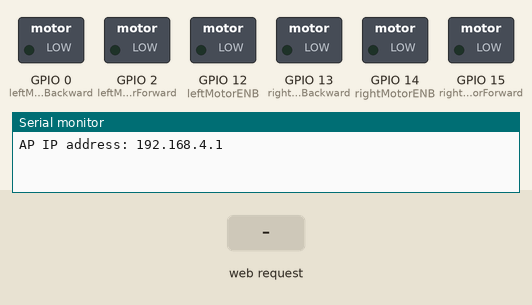
Simulated run of this sketch. Board: ESP8266 (NodeMCU). On the bench: switched loads named in the sketch (green lamp = pin HIGH), the last lines printed to the serial monitor. The inputs (shaded band) are chosen by the test bench.

Above: at 1.2 s.
1.3 s: HTTP request GET /?State=F received
At 2.5 s:
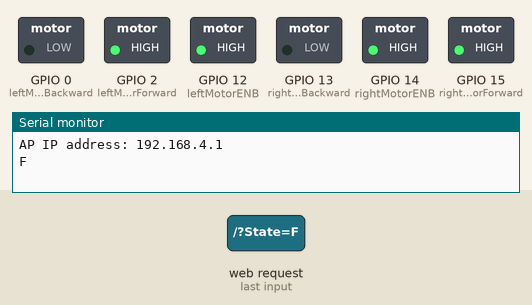
2.8 s: HTTP request GET /?State=B received
At 3.8 s:
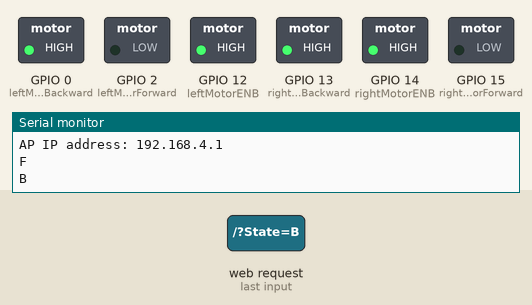
4.3 s: HTTP request GET /?State=R received
At 5.0 s:
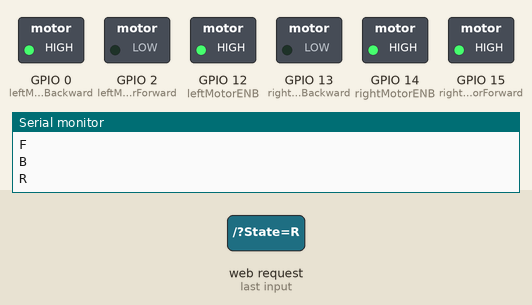
5.8 s: HTTP request GET /?State=L received
At 6.1 s:
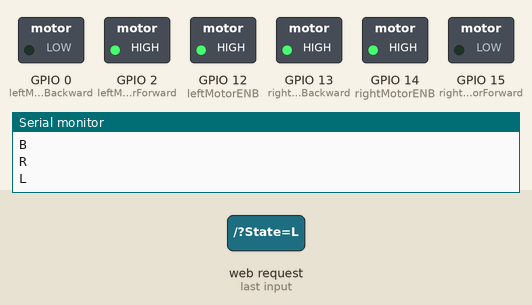
Timing chart, 0 to 8.3 s (numbered marks = the images above; inputs shaded):
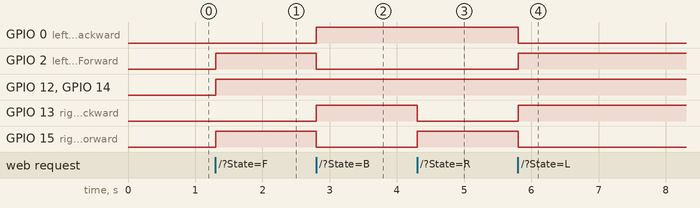

Measured:
- after the input at 1.3 s, GPIO 2 (leftMotorForward), GPIO 12 (leftMotorENB), GPIO 14 (rightMotorENB), GPIO 15 (rightMotorForward): LOW → HIGH at once
- after the input at 2.8 s, GPIO 0 (leftMotorBackward), GPIO 13 (rightMotorBackward): LOW → HIGH at once; GPIO 2 (leftMotorForward), GPIO 15 (rightMotorForward): HIGH → LOW at once
- after the input at 4.3 s, GPIO 13 (rightMotorBackward): HIGH → LOW at once; GPIO 15 (rightMotorForward): LOW → HIGH at once
- after the input at 5.8 s, GPIO 0 (leftMotorBackward), GPIO 15 (rightMotorForward): HIGH → LOW at once; GPIO 2 (leftMotorForward), GPIO 13 (rightMotorBackward): LOW → HIGH at once

The sketch:

mert_arduino.ino
```cpp
/*
 * Mert Arduino and Tech - YouTube
 * WiFi Robot controlled by Phone (WiFibot/Android/IoT/ESP8266)
 * NodeMCU ESP8266 Tutorial 03
 * Please Subscribe for Support - https://goo.gl/RLT6DT
 */


/* include library */
#include <ESP8266WiFi.h>
#include <WiFiClient.h>
#include <ESP8266WebServer.h>

/*
 * If you have no idea about this library, you can watch the tutorial below
 * NodeMCU ESP8266 Tutorial 01: Programming NodeMCU ESP-12E Using Arduino IDE
 * https://youtu.be/NtyFx1frYB0
 */
const char* ssid = "Wifibot";
const char* pass = "tonystark";
ESP8266WebServer server(80);


/* data received from application */
String  data ="";

/* define L298N or L293D motor control pins */
int leftMotorForward = 2;     /* GPIO2(D4) -> IN3   */
int rightMotorForward = 15;   /* GPIO15(D8) -> IN1  */
int leftMotorBackward = 0;    /* GPIO0(D3) -> IN4   */
int rightMotorBackward = 13;  /* GPIO13(D7) -> IN2  */


/* define L298N or L293D enable pins */
int rightMotorENB = 14; /* GPIO14(D5) -> Motor-A Enable */
int leftMotorENB = 12;  /* GPIO12(D6) -> Motor-B Enable */

void setup()
{
  /* initialize motor control pins as output */
  pinMode(leftMotorForward, OUTPUT);
  pinMode(rightMotorForward, OUTPUT);
  pinMode(leftMotorBackward, OUTPUT);
  pinMode(rightMotorBackward, OUTPUT);

  /* initialize motor enable pins as output */
  pinMode(leftMotorENB, OUTPUT);
  pinMode(rightMotorENB, OUTPUT);

  /* start server communication */
  WiFi.mode(WIFI_AP);
  WiFi.softAP(ssid, pass);

  IPAddress myIP = WiFi.softAPIP();
  Serial.print("AP IP address: ");
  Serial.println(myIP);

  // Starting WEB-server
  server.on ( "/", HTTP_handleRoot );
  server.onNotFound ( HTTP_handleRoot );
  server.begin();
}

void loop()
{
    /* If the server available, run the "checkClient" function */
    server.handleClient();
    data = server.arg("State");

/************************ Run function according to incoming data from application *************************/

    /* If the incoming data is "forward", run the "MotorForward" function */
    if (data == "F") MotorForward();
    /* If the incoming data is "backward", run the "MotorBackward" function */
    else if (data == "B") MotorBackward();
    /* If the incoming data is "left", run the "TurnLeft" function */
    else if (data == "R") TurnLeft();
    /* If the incoming data is "right", run the "TurnRight" function */
    else if (data == "L") TurnRight();
    /* If the incoming data is "stop", run the "MotorStop" function */
    else if (data == "S") MotorStop();
}

/********************************************* FORWARD *****************************************************/
void MotorForward(void)
{
  digitalWrite(leftMotorENB,HIGH);
  digitalWrite(rightMotorENB,HIGH);
  digitalWrite(leftMotorForward,HIGH);
  digitalWrite(rightMotorForward,HIGH);
  digitalWrite(leftMotorBackward,LOW);
  digitalWrite(rightMotorBackward,LOW);
}

/********************************************* BACKWARD *****************************************************/
void MotorBackward(void)
{
  digitalWrite(leftMotorENB,HIGH);
  digitalWrite(rightMotorENB,HIGH);
  digitalWrite(leftMotorBackward,HIGH);
  digitalWrite(rightMotorBackward,HIGH);
  digitalWrite(leftMotorForward,LOW);
  digitalWrite(rightMotorForward,LOW);
}

/********************************************* TURN LEFT *****************************************************/
void TurnLeft(void)
{
  digitalWrite(leftMotorENB,HIGH);
  digitalWrite(rightMotorENB,HIGH);
  digitalWrite(leftMotorForward,LOW);
  digitalWrite(rightMotorForward,HIGH);
  digitalWrite(rightMotorBackward,LOW);
  digitalWrite(leftMotorBackward,HIGH);
}

/********************************************* TURN RIGHT *****************************************************/
void TurnRight(void)
{
  digitalWrite(leftMotorENB,HIGH);
  digitalWrite(rightMotorENB,HIGH);
  digitalWrite(leftMotorForward,HIGH);
  digitalWrite(rightMotorForward,LOW);
  digitalWrite(rightMotorBackward,HIGH);
  digitalWrite(leftMotorBackward,LOW);
}

/********************************************* STOP *****************************************************/
void MotorStop(void)
{
  digitalWrite(leftMotorENB,LOW);
  digitalWrite(rightMotorENB,LOW);
  digitalWrite(leftMotorForward,LOW);
  digitalWrite(leftMotorBackward,LOW);
  digitalWrite(rightMotorForward,LOW);
  digitalWrite(rightMotorBackward,LOW);
}

/********************************** RECEIVE DATA FROM the APP ******************************************/
void HTTP_handleRoot(void) {

  if ( server.hasArg("State") ) {
    Serial.println(server.arg("State"));
  }
  server.send ( 200, "text/html", "" );
  delay(1);
}
```
